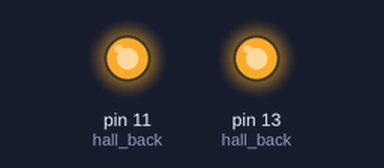
Bench run of a sketch on a simulated Arduino Uno, built with avr-gcc and run on an emulated ATmega328P. On the bench: output pins drawn as LEDs (lit = HIGH).

Above: at 0.1 s.
Timing chart, 0 to 1.6 s (numbered marks = the images above):
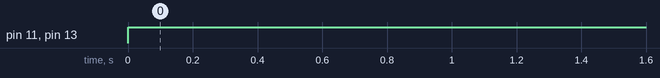

The sketch:

train.ino
```cpp
void setup() {
  // put your setup code here, to run once:
pinMode (11, OUTPUT);   //hall back
pinMode (13, OUTPUT);   //hall back
}

void loop() {
  // put your main code here, to run repeatedly:
  digitalWrite(11,HIGH); //blue light
  digitalWrite(13,HIGH); //red light
}
//pinMode (12, OUTPUT);   //whight light
//pinMode (14, OUTPUT);   //green light
//pinMode (11, OUTPUT);   //blue light
//pinMode (13, OUTPUT);   //red light
```

Measured:
- by itself, pin 11 (hall_back), pin 13 (hall_back): LOW → HIGH at 0.00 s
